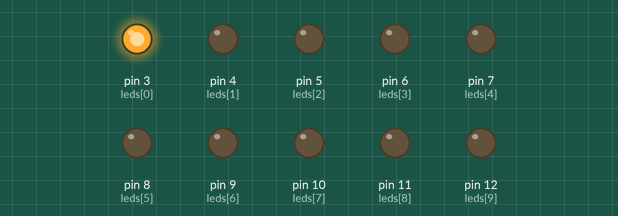
A sketch run on a simulated Arduino Uno, built with avr-gcc and run on an emulated ATmega328P. Shown: output pins drawn as LEDs (lit = HIGH).

Above: at 0.03 s.
At 0.87 s:
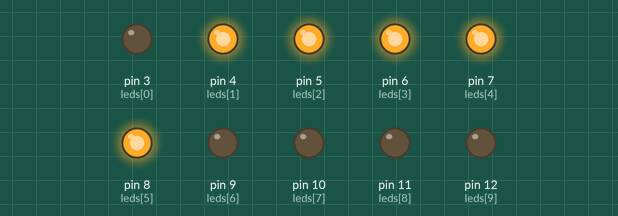
At 1.83 s:
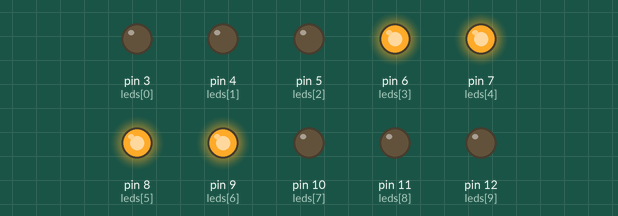
At 3.69 s:
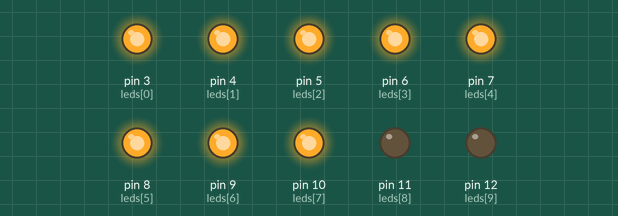
At 5.55 s:
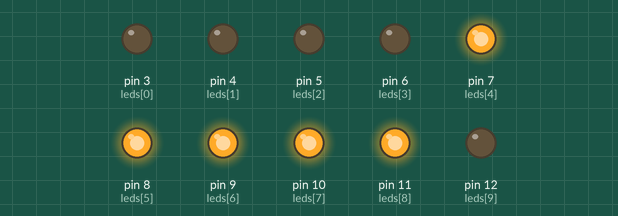
At 7.41 s:
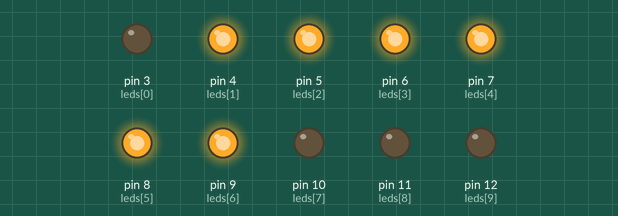
Timing chart, 0 to 7.7 s (numbered marks = the images above):
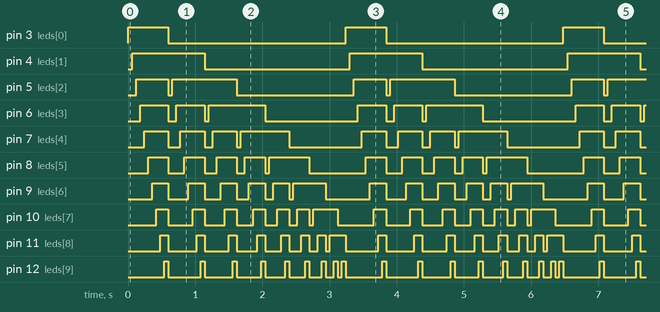

The sketch:

leds_quicando.ino
```cpp
/* Leds que quicam
Neste exercicio vou criar um efeito que 10 leds pisquem como
um bola que estivesse quicando e fosse diminuindo a velocidade
conforme chega ao final da linha*/

int leds[]={3,4,5,6,7,8,9,10,11,12,13};

int changeled=0;

void setup(){
  for (int x=0; x<10; x++){
    pinMode(leds[x], OUTPUT);
  }
}


void loop(){
  for (int x=0; x<10; x++){
    digitalWrite(leds[x], LOW);
  }
  led_quicando();
}


void led_quicando(){
  for (int x=changeled; x<10; x++){
    digitalWrite(leds[x], HIGH);
    delay(60);
  }
  changeled+= 1;
  if (changeled == 9){changeled = 0;}
}
```

Measured:
- by itself, pin 3 (leds[0]): alternates HIGH for 0.60 s and LOW for 2.6 s
- by itself, pin 4 (leds[1]): alternates HIGH for 1.1 s and LOW for 2.2 s
- by itself, pin 5 (leds[2]): repeats every 3.2 s: LOW 0.06 s, HIGH 0.96 s, LOW 1.7 s, HIGH 0.48 s
- by itself, pin 6 (leds[3]): repeats every 3.2 s: LOW 0.12 s, HIGH 0.42 s, LOW 0.06 s, HIGH 0.84 s, LOW 1.4 s, HIGH 0.42 s
- by itself, pin 7 (leds[4]): repeats every 3.2 s: LOW 0.18 s, HIGH 0.36 s, LOW 0.12 s, HIGH 0.36 s, LOW 0.06 s, HIGH 0.72 s, LOW 1.1 s, HIGH 0.36 s
- by itself, pin 8 (leds[5]): repeats every 3.2 s: LOW 0.24 s, HIGH 0.30 s, LOW 0.18 s, HIGH 0.30 s, LOW 0.12 s, HIGH 0.30 s, LOW 0.06 s, HIGH 0.60 s, LOW 0.84 s, HIGH 0.30 s
- by itself, pin 9 (leds[6]): repeats every 3.2 s: LOW 0.30 s, HIGH 0.24 s, LOW 0.24 s, HIGH 0.24 s, LOW 0.18 s, HIGH 0.24 s, LOW 0.12 s, HIGH 0.24 s, LOW 0.06 s, HIGH 0.48 s, LOW 0.66 s, HIGH 0.24 s
